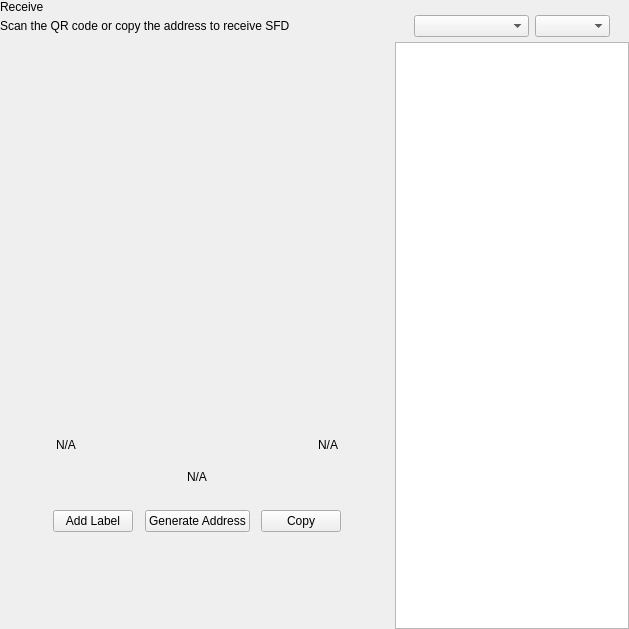
<?xml version="1.0" encoding="UTF-8"?>
<ui version="4.0">
 <class>ReceiveWidget</class>
 <widget class="QWidget" name="ReceiveWidget">
  <property name="geometry">
   <rect>
    <x>0</x>
    <y>0</y>
    <width>629</width>
    <height>629</height>
   </rect>
  </property>
  <property name="minimumSize">
   <size>
    <width>0</width>
    <height>0</height>
   </size>
  </property>
  <property name="windowTitle">
   <string>Form</string>
  </property>
  <layout class="QHBoxLayout" name="horizontalLayout_2" stretch="2,1">
   <property name="spacing">
    <number>0</number>
   </property>
   <property name="leftMargin">
    <number>0</number>
   </property>
   <property name="topMargin">
    <number>0</number>
   </property>
   <property name="rightMargin">
    <number>0</number>
   </property>
   <property name="bottomMargin">
    <number>0</number>
   </property>
   <item>
    <widget class="QWidget" name="left" native="true">
     <layout class="QVBoxLayout" name="verticalLayout_3">
      <property name="leftMargin">
       <number>0</number>
      </property>
      <property name="topMargin">
       <number>0</number>
      </property>
      <property name="rightMargin">
       <number>0</number>
      </property>
      <property name="bottomMargin">
       <number>0</number>
      </property>
      <item>
       <layout class="QVBoxLayout" name="verticalLayout_2">
        <property name="spacing">
         <number>0</number>
        </property>
        <property name="leftMargin">
         <number>0</number>
        </property>
        <item>
         <layout class="QHBoxLayout" name="horizontalLayout_3">
          <property name="spacing">
           <number>0</number>
          </property>
          <item>
           <layout class="QVBoxLayout" name="verticalLayout_4">
            <property name="spacing">
             <number>5</number>
            </property>
            <item>
             <widget class="QLabel" name="labelTitle">
              <property name="text">
               <string>Receive</string>
              </property>
             </widget>
            </item>
            <item alignment="Qt::AlignTop">
             <widget class="QLabel" name="labelSubtitle1">
              <property name="text">
               <string>Scan the QR code or copy the address to receive SFD</string>
              </property>
             </widget>
            </item>
           </layout>
          </item>
          <item>
           <spacer name="horizontalSpacer">
            <property name="orientation">
             <enum>Qt::Horizontal</enum>
            </property>
            <property name="sizeHint" stdset="0">
             <size>
              <width>40</width>
              <height>20</height>
             </size>
            </property>
           </spacer>
          </item>
         </layout>
        </item>
        <item>
         <spacer name="verticalSpacer_2">
          <property name="orientation">
           <enum>Qt::Vertical</enum>
          </property>
          <property name="sizeType">
           <enum>QSizePolicy::Expanding</enum>
          </property>
          <property name="sizeHint" stdset="0">
           <size>
            <width>20</width>
            <height>50</height>
           </size>
          </property>
         </spacer>
        </item>
        <item alignment="Qt::AlignHCenter">
         <widget class="QWidget" name="layoutQR" native="true">
          <property name="maximumSize">
           <size>
            <width>510</width>
            <height>16777215</height>
           </size>
          </property>
          <layout class="QVBoxLayout" name="verticalLayoutQr">
           <item>
            <spacer name="verticalSpacer11">
             <property name="orientation">
              <enum>Qt::Vertical</enum>
             </property>
             <property name="sizeType">
              <enum>QSizePolicy::Fixed</enum>
             </property>
             <property name="sizeHint" stdset="0">
              <size>
               <width>20</width>
               <height>20</height>
              </size>
             </property>
            </spacer>
           </item>
           <item alignment="Qt::AlignHCenter">
            <widget class="QLabel" name="labelQrImg">
             <property name="minimumSize">
              <size>
               <width>260</width>
               <height>260</height>
              </size>
             </property>
             <property name="maximumSize">
              <size>
               <width>260</width>
               <height>260</height>
              </size>
             </property>
             <property name="text">
              <string/>
             </property>
             <property name="alignment">
              <set>Qt::AlignCenter</set>
             </property>
            </widget>
           </item>
           <item>
            <spacer name="verticalSpacer_21">
             <property name="orientation">
              <enum>Qt::Vertical</enum>
             </property>
             <property name="sizeType">
              <enum>QSizePolicy::Fixed</enum>
             </property>
             <property name="sizeHint" stdset="0">
              <size>
               <width>20</width>
               <height>30</height>
              </size>
             </property>
            </spacer>
           </item>
           <item>
            <widget class="QWidget" name="widget" native="true">
             <property name="minimumSize">
              <size>
               <width>0</width>
               <height>0</height>
              </size>
             </property>
             <layout class="QHBoxLayout" name="horizontalLayout_5">
              <item>
               <widget class="QLabel" name="labelLabel">
                <property name="text">
                 <string notr="true">N/A</string>
                </property>
               </widget>
              </item>
              <item>
               <spacer name="horizontalSpacer_2">
                <property name="orientation">
                 <enum>Qt::Horizontal</enum>
                </property>
                <property name="sizeHint" stdset="0">
                 <size>
                  <width>141</width>
                  <height>20</height>
                 </size>
                </property>
               </spacer>
              </item>
              <item>
               <widget class="QLabel" name="labelDate">
                <property name="text">
                 <string notr="true">N/A</string>
                </property>
                <property name="alignment">
                 <set>Qt::AlignRight|Qt::AlignTrailing|Qt::AlignVCenter</set>
                </property>
               </widget>
              </item>
             </layout>
            </widget>
           </item>
           <item>
            <widget class="QLabel" name="labelAddress">
             <property name="sizePolicy">
              <sizepolicy hsizetype="Expanding" vsizetype="Preferred">
               <horstretch>0</horstretch>
               <verstretch>0</verstretch>
              </sizepolicy>
             </property>
             <property name="minimumSize">
              <size>
               <width>300</width>
               <height>0</height>
              </size>
             </property>
             <property name="text">
              <string notr="true">N/A</string>
             </property>
             <property name="alignment">
              <set>Qt::AlignCenter</set>
             </property>
            </widget>
           </item>
           <item>
            <spacer name="verticalSpacer_4">
             <property name="orientation">
              <enum>Qt::Vertical</enum>
             </property>
             <property name="sizeType">
              <enum>QSizePolicy::Fixed</enum>
             </property>
             <property name="sizeHint" stdset="0">
              <size>
               <width>20</width>
               <height>20</height>
              </size>
             </property>
            </spacer>
           </item>
           <item>
            <layout class="QHBoxLayout" name="horizontalLayout_4">
             <item alignment="Qt::AlignHCenter">
              <widget class="QPushButton" name="pushButtonLabel">
               <property name="focusPolicy">
                <enum>Qt::NoFocus</enum>
               </property>
               <property name="text">
                <string>Add Label</string>
               </property>
              </widget>
             </item>
             <item alignment="Qt::AlignHCenter">
              <widget class="QPushButton" name="pushButtonNewAddress">
               <property name="focusPolicy">
                <enum>Qt::NoFocus</enum>
               </property>
               <property name="text">
                <string>Generate Address</string>
               </property>
              </widget>
             </item>
             <item alignment="Qt::AlignHCenter">
              <widget class="QPushButton" name="pushButtonCopy">
               <property name="focusPolicy">
                <enum>Qt::NoFocus</enum>
               </property>
               <property name="text">
                <string>Copy</string>
               </property>
              </widget>
             </item>
            </layout>
           </item>
           <item>
            <spacer name="verticalSpacer_3">
             <property name="orientation">
              <enum>Qt::Vertical</enum>
             </property>
             <property name="sizeType">
              <enum>QSizePolicy::Expanding</enum>
             </property>
             <property name="sizeHint" stdset="0">
              <size>
               <width>20</width>
               <height>20</height>
              </size>
             </property>
            </spacer>
           </item>
          </layout>
         </widget>
        </item>
        <item>
         <spacer name="verticalSpacer">
          <property name="orientation">
           <enum>Qt::Vertical</enum>
          </property>
          <property name="sizeHint" stdset="0">
           <size>
            <width>20</width>
            <height>40</height>
           </size>
          </property>
         </spacer>
        </item>
       </layout>
      </item>
     </layout>
    </widget>
   </item>
   <item>
    <widget class="QWidget" name="right" native="true">
     <layout class="QVBoxLayout" name="verticalLayout_5">
      <property name="spacing">
       <number>0</number>
      </property>
      <property name="leftMargin">
       <number>1</number>
      </property>
      <property name="topMargin">
       <number>0</number>
      </property>
      <property name="rightMargin">
       <number>0</number>
      </property>
      <property name="bottomMargin">
       <number>0</number>
      </property>
      <item>
       <layout class="QVBoxLayout" name="container_right">
        <property name="spacing">
         <number>0</number>
        </property>
        <property name="leftMargin">
         <number>0</number>
        </property>
        <property name="rightMargin">
         <number>0</number>
        </property>
        <item>
         <layout class="QVBoxLayout" name="verticalLayout">
          <property name="spacing">
           <number>6</number>
          </property>
          <property name="leftMargin">
           <number>19</number>
          </property>
          <property name="rightMargin">
           <number>19</number>
          </property>
          <item>
           <widget class="OptionButton" name="btnRequest" native="true"/>
          </item>
          <item>
           <widget class="OptionButton" name="btnMyAddresses" native="true">
            <property name="sizePolicy">
             <sizepolicy hsizetype="Preferred" vsizetype="Minimum">
              <horstretch>0</horstretch>
              <verstretch>0</verstretch>
             </sizepolicy>
            </property>
           </widget>
          </item>
         </layout>
        </item>
        <item>
         <widget class="QWidget" name="sortWidget" native="true">
          <layout class="QHBoxLayout" name="horizontalLayout_6">
           <property name="leftMargin">
            <number>19</number>
           </property>
           <property name="rightMargin">
            <number>19</number>
           </property>
           <property name="bottomMargin">
            <number>5</number>
           </property>
           <item>
            <spacer name="horizontalSpacer_3">
             <property name="orientation">
              <enum>Qt::Horizontal</enum>
             </property>
             <property name="sizeHint" stdset="0">
              <size>
               <width>40</width>
               <height>20</height>
              </size>
             </property>
            </spacer>
           </item>
           <item>
            <widget class="QComboBox" name="comboBoxSort">
             <property name="sizePolicy">
              <sizepolicy hsizetype="Preferred" vsizetype="Fixed">
               <horstretch>0</horstretch>
               <verstretch>0</verstretch>
              </sizepolicy>
             </property>
             <property name="minimumSize">
              <size>
               <width>115</width>
               <height>0</height>
              </size>
             </property>
            </widget>
           </item>
           <item>
            <widget class="QComboBox" name="comboBoxSortOrder">
             <property name="sizePolicy">
              <sizepolicy hsizetype="Preferred" vsizetype="Fixed">
               <horstretch>0</horstretch>
               <verstretch>0</verstretch>
              </sizepolicy>
             </property>
             <property name="minimumSize">
              <size>
               <width>75</width>
               <height>0</height>
              </size>
             </property>
            </widget>
           </item>
          </layout>
         </widget>
        </item>
        <item>
         <widget class="QListView" name="listViewAddress"/>
        </item>
       </layout>
      </item>
     </layout>
    </widget>
   </item>
  </layout>
 </widget>
 <customwidgets>
  <customwidget>
   <class>OptionButton</class>
   <extends>QWidget</extends>
   <header>qt/safedeal/optionbutton.h</header>
   <container>1</container>
  </customwidget>
 </customwidgets>
 <resources/>
 <connections/>
</ui>
